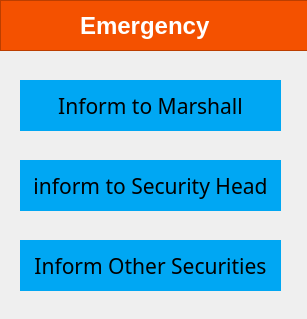
<?xml version="1.0" encoding="UTF-8"?>
<ui version="4.0">
 <class>Emergency</class>
 <widget class="QWidget" name="Emergency">
  <property name="geometry">
   <rect>
    <x>0</x>
    <y>0</y>
    <width>307</width>
    <height>319</height>
   </rect>
  </property>
  <property name="windowTitle">
   <string>Form</string>
  </property>
  <widget class="QFrame" name="frame">
   <property name="geometry">
    <rect>
     <x>0</x>
     <y>0</y>
     <width>311</width>
     <height>51</height>
    </rect>
   </property>
   <property name="styleSheet">
    <string notr="true">background-color:#f45100;</string>
   </property>
   <property name="frameShape">
    <enum>QFrame::StyledPanel</enum>
   </property>
   <property name="frameShadow">
    <enum>QFrame::Raised</enum>
   </property>
   <widget class="QLabel" name="label">
    <property name="geometry">
     <rect>
      <x>80</x>
      <y>10</y>
      <width>131</width>
      <height>31</height>
     </rect>
    </property>
    <property name="font">
     <font>
      <pointsize>18</pointsize>
      <weight>75</weight>
      <bold>true</bold>
     </font>
    </property>
    <property name="styleSheet">
     <string notr="true">color:white;</string>
    </property>
    <property name="text">
     <string>Emergency</string>
    </property>
   </widget>
  </widget>
  <widget class="QPushButton" name="pushButton">
   <property name="geometry">
    <rect>
     <x>20</x>
     <y>80</y>
     <width>261</width>
     <height>51</height>
    </rect>
   </property>
   <property name="font">
    <font>
     <family>Rockwell</family>
     <pointsize>16</pointsize>
    </font>
   </property>
   <property name="styleSheet">
    <string notr="true">background:#00a7f3;
border-radius:0.1px;
</string>
   </property>
   <property name="text">
    <string>Inform to Marshall</string>
   </property>
  </widget>
  <widget class="QPushButton" name="pushButton_2">
   <property name="geometry">
    <rect>
     <x>20</x>
     <y>160</y>
     <width>261</width>
     <height>51</height>
    </rect>
   </property>
   <property name="font">
    <font>
     <family>Rockwell</family>
     <pointsize>16</pointsize>
    </font>
   </property>
   <property name="styleSheet">
    <string notr="true">background:#00a7f3;
border-radius:0.1px;
</string>
   </property>
   <property name="text">
    <string>inform to Security Head</string>
   </property>
  </widget>
  <widget class="QPushButton" name="pushButton_3">
   <property name="geometry">
    <rect>
     <x>20</x>
     <y>240</y>
     <width>261</width>
     <height>51</height>
    </rect>
   </property>
   <property name="font">
    <font>
     <family>Rockwell</family>
     <pointsize>16</pointsize>
    </font>
   </property>
   <property name="styleSheet">
    <string notr="true">background:#00a7f3;
border-radius:0.1px;
</string>
   </property>
   <property name="text">
    <string>Inform Other Securities</string>
   </property>
  </widget>
 </widget>
 <resources/>
 <connections/>
</ui>
